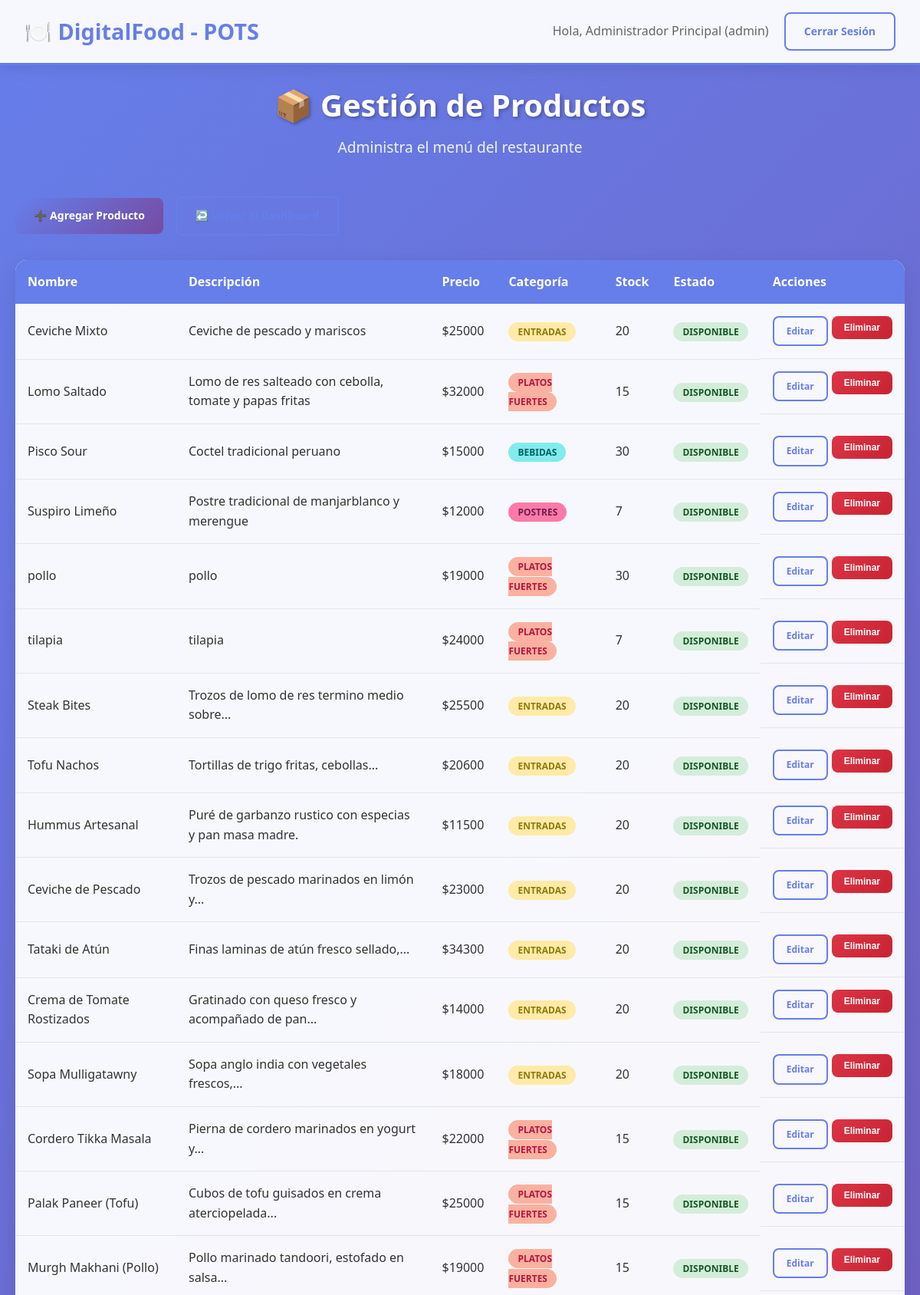
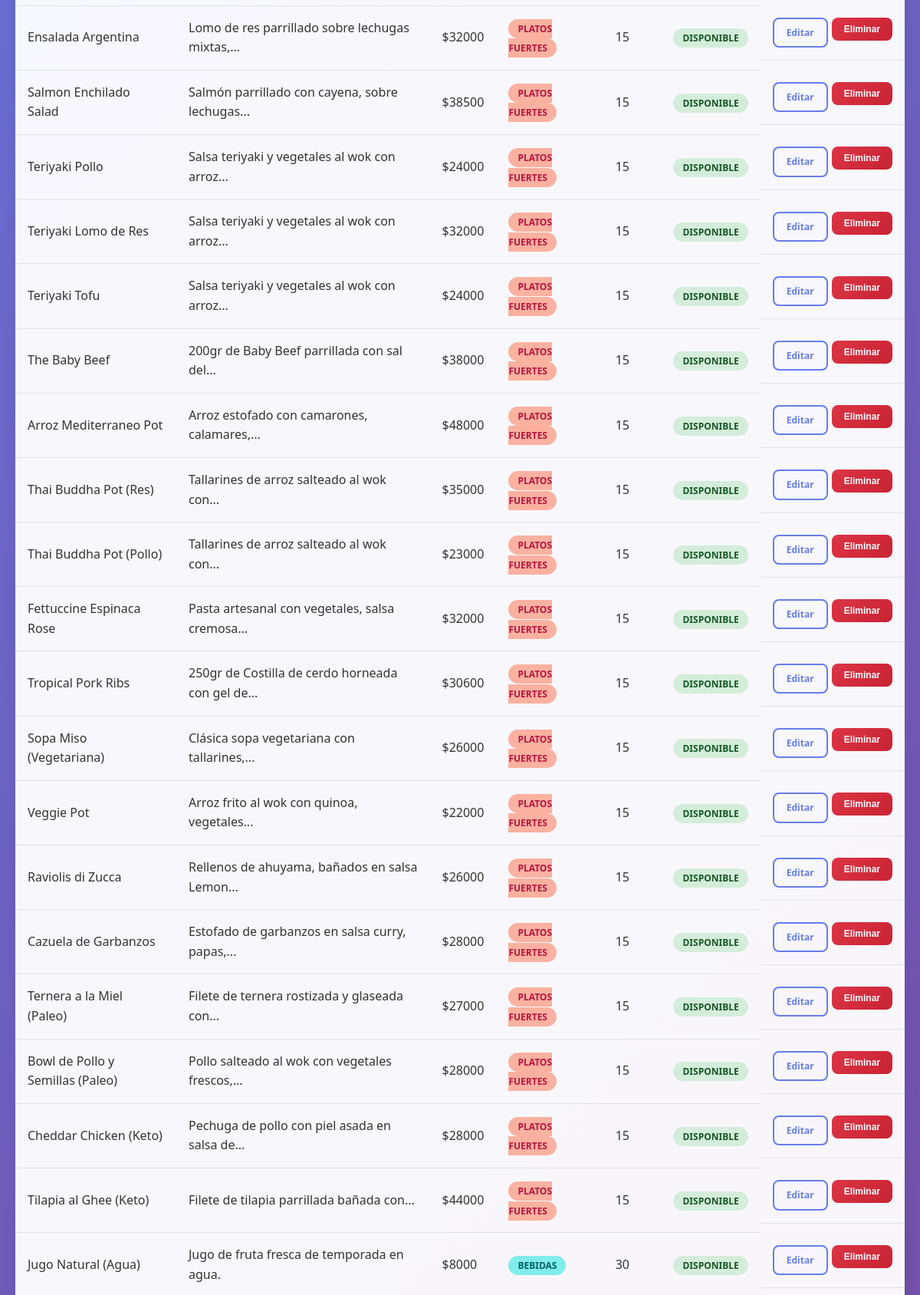
Screenshot of /admin/productos (signed in, upper part) with the database file from the repository (2 pictures, top to bottom).
### app.py (models this page shows)
class Producto(db.Model):
    id = db.Column(db.Integer, primary_key=True)
    nombre = db.Column(db.String(100), nullable=False)
    descripcion = db.Column(db.Text)
    precio = db.Column(db.Float, nullable=False)
    categoria = db.Column(db.String(50), nullable=False)
    stock = db.Column(db.Integer, default=0)
    estado = db.Column(db.String(20), default='disponible')

### app.py (the view)
@app.route('/admin/productos')
def listar_productos():
    if 'rol' not in session or session['rol'] != 'admin':
        flash('Acceso no autorizado.', 'danger')
        return redirect(url_for('login'))
    productos = Producto.query.all()
    return render_template('productos.html', productos=productos)

### templates/productos.html (shortened to what this page needs)
{% extends "base.html" %}
{% block content %}
<div class="dashboard-header">
    <h2>📦 Gestión de Productos</h2>
    <p>Administra el menú del restaurante</p>
</div>
<div class="actions-bar" style="display: flex; gap: 1rem; align-items: center;">
    <a href="{{ url_for('crear_producto') }}" class="btn btn-primary">
        ➕ Agregar Producto
    </a>
    <a href="{{ url_for('admin_dashboard') }}" class="btn btn-outline">
        ↩️ Volver al Dashboard
    </a>
</div>
{% if productos %}
<div class="table-container">
    <table class="data-table">
        <thead>
            <tr>
                <th>Nombre</th>
                <th>Descripción</th>
                <th>Precio</th>
                <th>Categoría</th>
                <th>Stock</th>
                <th>Estado</th>
                <th>Acciones</th>
            </tr>
        </thead>
        <tbody>
            {% for producto in productos %}
            <tr>
                <td>{{ producto.nombre }}</td>
                <td>{{ producto.descripcion|truncate(50) }}</td>
                <td>${{ "%.0f"|format(producto.precio) }}</td>
                <td>
                    <span class="categoria-badge categoria-{{ producto.categoria.replace('_', '-') }}">
                        {{ producto.categoria|replace('_', ' ')|title }}
                    </span>
                </td>
                <td>{{ producto.stock }}</td>
                <td>
                    <span class="estado-badge estado-{{ producto.estado|lower }}">
                        {{ producto.estado|title }}
                    </span>
                </td>
                <td class="actions" style="display: flex; gap: 5px;">
                    <a href="{{ url_for('editar_producto', id=producto.id) }}" class="btn btn-outline btn-sm">Editar</a>
                    <form action="{{ url_for('eliminar_producto', id=producto.id) }}" method="POST"
                          onsubmit="return confirm('¿Estás seguro de que quieres eliminar este producto?');">
                        <button type="submit" class="btn btn-danger btn-sm">Eliminar</button>
                    </form>
                </td>
            </tr>
            {% endfor %}
        </tbody>
    </table>
</div>
{% endif %}
{% endblock %}

### static/css/estilos.css (style rules this page uses)
* { margin: 0; padding: 0; box-sizing: border-box; }
body { font-family: 'Segoe UI', Tahoma, Geneva, Verdana, sans-serif; background: linear-gradient(135deg, #667eea 0%, #764ba2 100%); min-height: 100vh; color: #333; line-height: 1.6; }
.btn { padding: 12px 24px; border: none; border-radius: 8px; font-size: 14px; font-weight: 600; cursor: pointer; text-decoration: none; display: inline-block; transition: all 0.3s ease; text-align: center; }
.btn-primary { background: linear-gradient(135deg, #667eea, #764ba2); color: white; }
.btn-outline { background: transparent; border: 2px solid #667eea; color: #667eea; }
.btn-danger { background: linear-gradient(135deg, #dc3545, #c82333); color: white; }
.btn-sm { padding: 8px 16px; font-size: 12px; }
.dashboard-header { text-align: center; margin-bottom: 3rem; color: white; }
.dashboard-header h2 { font-size: 2.5rem; margin-bottom: 0.5rem; text-shadow: 2px 2px 4px rgba(0, 0, 0, 0.3); }
.dashboard-header p { font-size: 1.2rem; opacity: 0.9; }
.actions-bar { margin-bottom: 2rem; }
.table-container { background: rgba(255, 255, 255, 0.95); border-radius: 15px; overflow: hidden; box-shadow: 0 10px 30px rgba(0, 0, 0, 0.1); }
.data-table { width: 100%; border-collapse: collapse; }
.data-table th { background: #667eea; color: white; padding: 1rem; text-align: left; font-weight: 600; }
.data-table td { padding: 1rem; border-bottom: 1px solid #e1e5e9; }
.categoria-badge, .estado-badge { padding: 4px 12px; border-radius: 20px; font-size: 12px; font-weight: 600; text-transform: uppercase; }
.estado-disponible { background: #d4edda; color: #155724; }
.categoria-entradas, .categoria-cocinero { background: #ffeaa7; color: #8c7c0d; }
.categoria-platos_fuertes, .categoria-platos-fuertes, .categoria-admin { background: #fab1a0; color: #b71540; }
.categoria-bebidas, .categoria-mesero { background: #81ecec; color: #006266; }
.categoria-postres { background: #fd79a8; color: #6d214f; }

### rows the page displays
Producto: nombre "Ceviche Mixto", descripcion "Ceviche de pescado y mariscos", precio "25000", categoria "ENTRADAS", stock "20", estado "DISPONIBLE"
Producto: nombre "Lomo Saltado", descripcion "Lomo de res salteado con cebolla, tomate y papas fritas", precio "32000", categoria "PLATOS FUERTES", stock "15", estado "DISPONIBLE"
Producto: nombre "Pisco Sour", descripcion "Coctel tradicional peruano", precio "15000", categoria "BEBIDAS", stock "30", estado "DISPONIBLE"
Producto: nombre "Suspiro Limeño", descripcion "Postre tradicional de manjarblanco y merengue", precio "12000", categoria "POSTRES", stock "7", estado "DISPONIBLE"
Producto: nombre "pollo", descripcion "pollo", precio "19000", categoria "PLATOS FUERTES", stock "30", estado "DISPONIBLE"
Producto: nombre "tilapia", descripcion "tilapia", precio "24000", categoria "PLATOS FUERTES", stock "7", estado "DISPONIBLE"
Producto: nombre "Steak Bites", descripcion "Trozos de lomo de res termino medio sobre...", precio "25500", categoria "ENTRADAS", stock "20", estado "DISPONIBLE"
Producto: nombre "Tofu Nachos", descripcion "Tortillas de trigo fritas, cebollas...", precio "20600", categoria "ENTRADAS", stock "20", estado "DISPONIBLE"
Producto: nombre "Hummus Artesanal", descripcion "Puré de garbanzo rustico con especias y pan masa madre.", precio "11500", categoria "ENTRADAS", stock "20", estado "DISPONIBLE"
Producto: nombre "Ceviche de Pescado", descripcion "Trozos de pescado marinados en limón y...", precio "23000", categoria "ENTRADAS", stock "20", estado "DISPONIBLE"
Producto: nombre "Tataki de Atún", descripcion "Finas laminas de atún fresco sellado,...", precio "34300", categoria "ENTRADAS", stock "20", estado "DISPONIBLE"
Producto: nombre "Crema de Tomate Rostizados", descripcion "Gratinado con queso fresco y acompañado de pan...", precio "14000", categoria "ENTRADAS", stock "20", estado "DISPONIBLE"
Producto: nombre "Sopa Mulligatawny", descripcion "Sopa anglo india con vegetales frescos,...", precio "18000", categoria "ENTRADAS", stock "20", estado "DISPONIBLE"
Producto: nombre "Cordero Tikka Masala", descripcion "Pierna de cordero marinados en yogurt y...", precio "22000", categoria "PLATOS FUERTES", stock "15", estado "DISPONIBLE"
Producto: nombre "Palak Paneer (Tofu)", descripcion "Cubos de tofu guisados en crema aterciopelada...", precio "25000", categoria "PLATOS FUERTES", stock "15", estado "DISPONIBLE"
Producto: nombre "Murgh Makhani (Pollo)", descripcion "Pollo marinado tandoori, estofado en salsa...", precio "19000", categoria "PLATOS FUERTES", stock "15", estado "DISPONIBLE"
Producto: nombre "Ensalada Argentina", descripcion "Lomo de res parrillado sobre lechugas mixtas,...", precio "32000", categoria "PLATOS FUERTES", stock "15", estado "DISPONIBLE"
Producto: nombre "Salmon Enchilado Salad", descripcion "Salmón parrillado con cayena, sobre lechugas...", precio "38500", categoria "PLATOS FUERTES", stock "15", estado "DISPONIBLE"
Producto: nombre "Teriyaki Pollo", descripcion "Salsa teriyaki y vegetales al wok con arroz...", precio "24000", categoria "PLATOS FUERTES", stock "15", estado "DISPONIBLE"
Producto: nombre "Teriyaki Lomo de Res", descripcion "Salsa teriyaki y vegetales al wok con arroz...", precio "32000", categoria "PLATOS FUERTES", stock "15", estado "DISPONIBLE"
Producto: nombre "Teriyaki Tofu", descripcion "Salsa teriyaki y vegetales al wok con arroz...", precio "24000", categoria "PLATOS FUERTES", stock "15", estado "DISPONIBLE"
Producto: nombre "The Baby Beef", descripcion "200gr de Baby Beef parrillada con sal del...", precio "38000", categoria "PLATOS FUERTES", stock "15", estado "DISPONIBLE"
Producto: nombre "Arroz Mediterraneo Pot", descripcion "Arroz estofado con camarones, calamares,...", precio "48000", categoria "PLATOS FUERTES", stock "15", estado "DISPONIBLE"
Producto: nombre "Thai Buddha Pot (Res)", descripcion "Tallarines de arroz salteado al wok con...", precio "35000", categoria "PLATOS FUERTES", stock "15", estado "DISPONIBLE"
Producto: nombre "Thai Buddha Pot (Pollo)", descripcion "Tallarines de arroz salteado al wok con...", precio "23000", categoria "PLATOS FUERTES", stock "15", estado "DISPONIBLE"
Producto: nombre "Fettuccine Espinaca Rose", descripcion "Pasta artesanal con vegetales, salsa cremosa...", precio "32000", categoria "PLATOS FUERTES", stock "15", estado "DISPONIBLE"
Producto: nombre "Tropical Pork Ribs", descripcion "250gr de Costilla de cerdo horneada con gel de...", precio "30600", categoria "PLATOS FUERTES", stock "15", estado "DISPONIBLE"
Producto: nombre "Sopa Miso (Vegetariana)", descripcion "Clásica sopa vegetariana con tallarines,...", precio "26000", categoria "PLATOS FUERTES", stock "15", estado "DISPONIBLE"
Producto: nombre "Veggie Pot", descripcion "Arroz frito al wok con quinoa, vegetales...", precio "22000", categoria "PLATOS FUERTES", stock "15", estado "DISPONIBLE"
Producto: nombre "Raviolis di Zucca", descripcion "Rellenos de ahuyama, bañados en salsa Lemon...", precio "26000", categoria "PLATOS FUERTES", stock "15", estado "DISPONIBLE"
Producto: nombre "Cazuela de Garbanzos", descripcion "Estofado de garbanzos en salsa curry, papas,...", precio "28000", categoria "PLATOS FUERTES", stock "15", estado "DISPONIBLE"
Producto: nombre "Ternera a la Miel (Paleo)", descripcion "Filete de ternera rostizada y glaseada con...", precio "27000", categoria "PLATOS FUERTES", stock "15", estado "DISPONIBLE"
Producto: nombre "Bowl de Pollo y Semillas (Paleo)", descripcion "Pollo salteado al wok con vegetales frescos,...", precio "28000", categoria "PLATOS FUERTES", stock "15", estado "DISPONIBLE"
Producto: nombre "Cheddar Chicken (Keto)", descripcion "Pechuga de pollo con piel asada en salsa de...", precio "28000", categoria "PLATOS FUERTES", stock "15", estado "DISPONIBLE"
Producto: nombre "Tilapia al Ghee (Keto)", descripcion "Filete de tilapia parrillada bañada con...", precio "44000", categoria "PLATOS FUERTES", stock "15", estado "DISPONIBLE"
Producto: nombre "Jugo Natural (Agua)", descripcion "Jugo de fruta fresca de temporada en agua.", precio "8000", categoria "BEBIDAS", stock "30", estado "DISPONIBLE"

### other values shown
{{ session.nombre }} "Administrador Principal"
{{ session.rol }} "admin"
